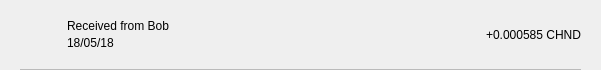
<?xml version="1.0" encoding="UTF-8"?>
<ui version="4.0">
 <class>TxRow</class>
 <widget class="QWidget" name="TxRow">
  <property name="geometry">
   <rect>
    <x>0</x>
    <y>0</y>
    <width>601</width>
    <height>70</height>
   </rect>
  </property>
  <property name="minimumSize">
   <size>
    <width>0</width>
    <height>40</height>
   </size>
  </property>
  <property name="windowTitle">
   <string>Form</string>
  </property>
  <layout class="QVBoxLayout" name="verticalLayout_3">
   <property name="spacing">
    <number>0</number>
   </property>
   <property name="leftMargin">
    <number>0</number>
   </property>
   <property name="topMargin">
    <number>0</number>
   </property>
   <property name="rightMargin">
    <number>0</number>
   </property>
   <property name="bottomMargin">
    <number>0</number>
   </property>
   <item>
    <widget class="QWidget" name="rowContainer" native="true">
     <layout class="QVBoxLayout" name="verticalLayout_2">
      <property name="spacing">
       <number>9</number>
      </property>
      <property name="leftMargin">
       <number>20</number>
      </property>
      <property name="topMargin">
       <number>9</number>
      </property>
      <property name="rightMargin">
       <number>20</number>
      </property>
      <property name="bottomMargin">
       <number>0</number>
      </property>
      <item>
       <widget class="QFrame" name="frame">
        <property name="styleSheet">
         <string notr="true">border:none;</string>
        </property>
        <property name="frameShape">
         <enum>QFrame::StyledPanel</enum>
        </property>
        <property name="frameShadow">
         <enum>QFrame::Raised</enum>
        </property>
        <layout class="QHBoxLayout" name="horizontalLayout" stretch="0,2,0">
         <property name="leftMargin">
          <number>0</number>
         </property>
         <property name="topMargin">
          <number>0</number>
         </property>
         <property name="rightMargin">
          <number>0</number>
         </property>
         <property name="bottomMargin">
          <number>0</number>
         </property>
         <item>
          <widget class="QPushButton" name="icon">
           <property name="focusPolicy">
            <enum>Qt::NoFocus</enum>
           </property>
           <property name="styleSheet">
            <string notr="true">border:none;</string>
           </property>
           <property name="text">
            <string/>
           </property>
           <property name="iconSize">
            <size>
             <width>28</width>
             <height>28</height>
            </size>
           </property>
          </widget>
         </item>
         <item>
          <layout class="QVBoxLayout" name="verticalLayout">
           <property name="spacing">
            <number>3</number>
           </property>
           <property name="leftMargin">
            <number>9</number>
           </property>
           <item>
            <widget class="QLabel" name="lblAddress">
             <property name="styleSheet">
              <string notr="true"/>
             </property>
             <property name="text">
              <string>Received from Bob</string>
             </property>
             <property name="alignment">
              <set>Qt::AlignBottom|Qt::AlignLeading|Qt::AlignLeft</set>
             </property>
            </widget>
           </item>
           <item>
            <widget class="QLabel" name="lblDate">
             <property name="styleSheet">
              <string notr="true"/>
             </property>
             <property name="text">
              <string>18/05/18</string>
             </property>
             <property name="alignment">
              <set>Qt::AlignLeading|Qt::AlignLeft|Qt::AlignTop</set>
             </property>
            </widget>
           </item>
          </layout>
         </item>
         <item>
          <widget class="QLabel" name="lblAmount">
           <property name="styleSheet">
            <string notr="true"/>
           </property>
           <property name="text">
            <string>+0.000585 CHND</string>
           </property>
          </widget>
         </item>
        </layout>
       </widget>
      </item>
      <item>
       <widget class="QLabel" name="lblDivisory">
        <property name="minimumSize">
         <size>
          <width>0</width>
          <height>1</height>
         </size>
        </property>
        <property name="maximumSize">
         <size>
          <width>16777215</width>
          <height>1</height>
         </size>
        </property>
        <property name="styleSheet">
         <string notr="true">background-color:#bababa;</string>
        </property>
        <property name="text">
         <string/>
        </property>
        <property name="alignment">
         <set>Qt::AlignBottom|Qt::AlignLeading|Qt::AlignLeft</set>
        </property>
       </widget>
      </item>
     </layout>
    </widget>
   </item>
  </layout>
 </widget>
 <resources/>
 <connections/>
</ui>
